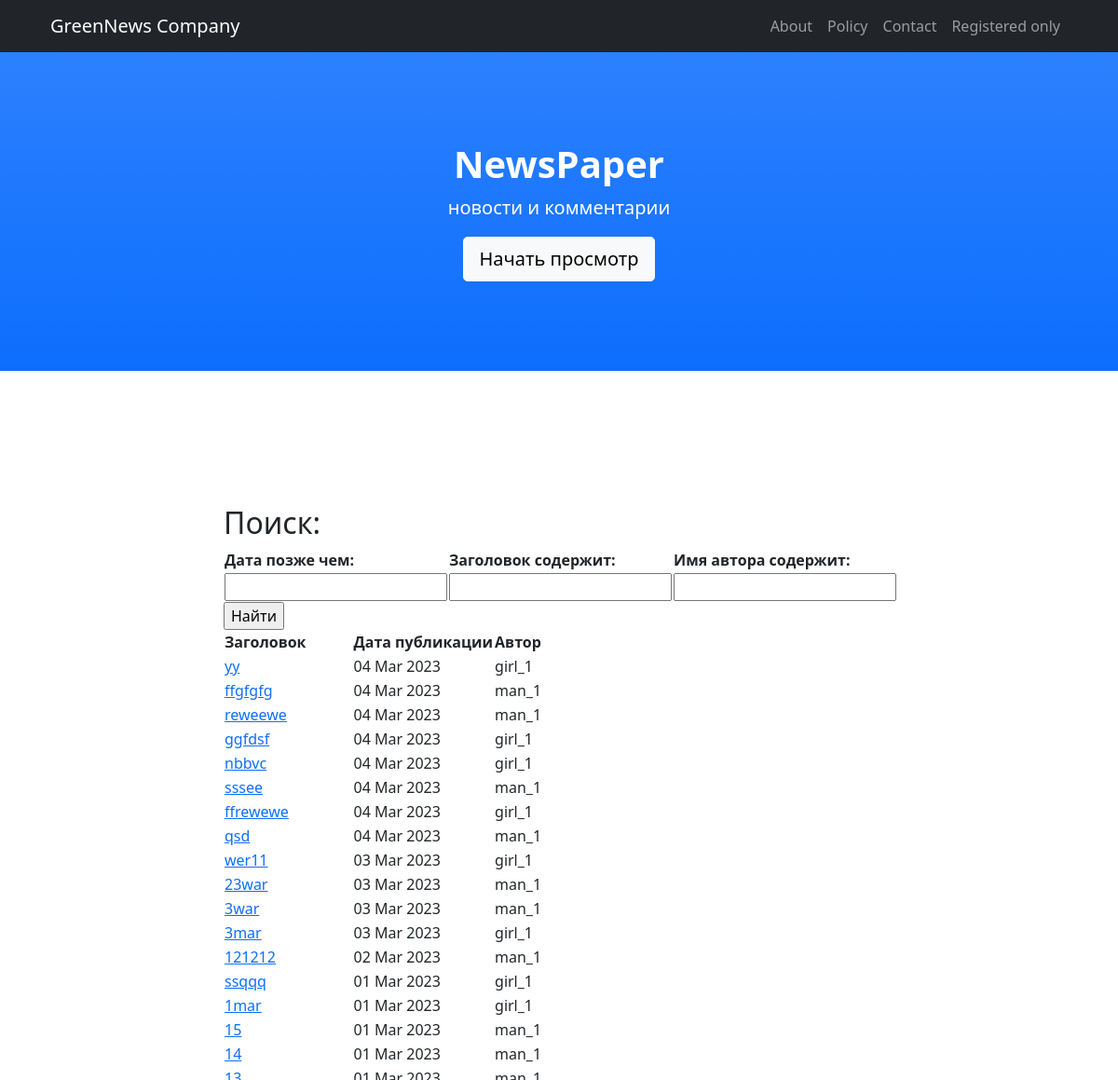
Page /posts/search/ (upper part) on the earlier database version.
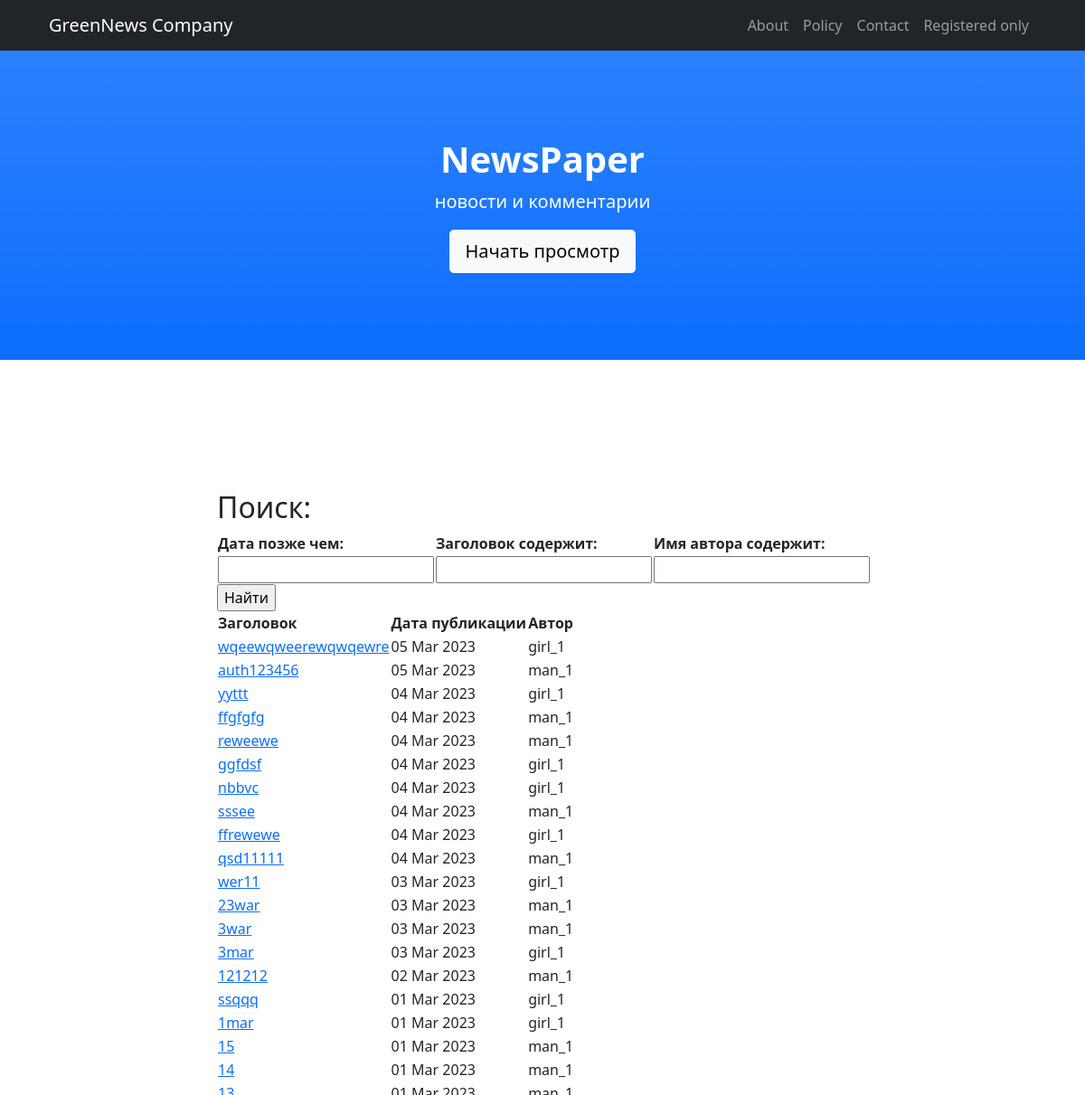
Same page on the later database version.
### news/models.py (models this page shows, shortened)
class Post(models.Model):
    postAuthor = models.ForeignKey(Author, on_delete=models.CASCADE,)
    postType = models.CharField(max_length=4, choices=post_types, default=news)
    postDatetime = models.DateTimeField(auto_now_add=True)
    category = models.ManyToManyField(Category, through='PostCategory', related_name='posts',)
    head = models.CharField(max_length=124)
    postText = models.TextField()
    postRate = models.SmallIntegerField(default=0)

class Author(models.Model):
    authorName = models.OneToOneField(User, on_delete=models.CASCADE)
    authorRate = models.SmallIntegerField(default=0)

### news/views.py (the view)
# urls.py: path('search/', PostSearch.as_view()),
class PostSearch(ListView):
    model = Post
    template_name = 'post_search.html'
    context_object_name = 'posts'
    queryset = Post.objects.order_by('-postDatetime')
    paginate_by = 10
    def get_context_data(self, **kwargs):
        context = super().get_context_data(**kwargs)
        context['authors'] = User.objects.all()
        context['filter'] = PostFilter(self.request.GET, queryset=self.get_queryset())
        return context

### news/templatetags/news_filters.py (called while the page is built)
@register.filter(name='censor')
def censor(value, arg='<banned>'):
    banned_words = [ 'пиздец', 'fuck', 'fucking', 'блядь', 'писец']
    if isinstance(value, str) and isinstance(arg, str):
        for i in banned_words:
            value = value.replace(i, arg)
        return value
    else:
        raise ValueError(f'Не применяется для {type(value)} и {type(arg)}')

### templates/post_search.html
{% extends 'flatpages/default.html' %}
{% load news_filters %}
{% block title %} Поиск: {% endblock title %}
{% block content %}
<form method="GET">
<table>
    <thead>
        <th>
            Дата позже чем:
        </th>
        <th>
            Заголовок содержит:
        </th>
        <th>
            Имя автора содержит:
        </th>
    </thead>
    {%  for fi in filter.form %}
        <td>
            {{ fi }}
        </td>
    {% endfor %}
</table>
        <input type="submit" value="Найти">
</form>
<table>
    <thead>
        <th>
            Заголовок
        </th>
        <th>
            Дата публикации
        </th>
        <th>
            Автор
        </th>
    </thead>
    {% for new in filter.qs %}
    <tr>
        <td>
             <a href="{% url 'post_detail' new.id %}">{{ new.head|censor|truncatewords:12 }}</a>
        </td>
        <td>
            {{ new.postDatetime|date:'d M Y' }}
        </td>
        <td>
            {{ new.postAuthor.authorName.username }}
        </td>
    </tr>
    {% endfor %}
</table>
{% endblock content %}

Differences in the rows shown:
added Post: head|censor "wqeewqweerewqwqewre", postDatetime "05 Mar 2023", postAuthor.authorName.username "girl_1"
added Post: head|censor "auth123456", postDatetime "05 Mar 2023", postAuthor.authorName.username "man_1"
changed Post: head|censor "yy" → "yyttt"
changed Post: head|censor "qsd" → "qsd11111"
